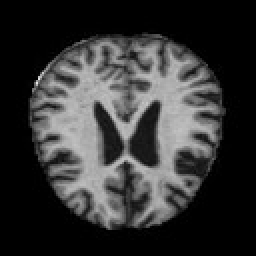
#> input picture Data/alzheimer/mild_137.jpg, 128 x 128 px, found by its file name (shown 2 times larger); its folder holds only this picture in this run
$ jupyter execute --allow-errors Feature_Extraction_test.ipynb   (older library calls are emulated)
#> lines starting #> are read from the running program, lines starting #| are printed output that depends on the picture; after the words box and inside, x2 and y2 are one past the last pixel; in counts of white or black regions, pixels touching at a corner belong together
#### **Setup and Imports**

[cell 1]
import os
import numpy as np
import pandas as pd
import matplotlib.pyplot as plt
from skimage import io, color, feature, filters, exposure, measure, img_as_ubyte
from skimage.feature import graycomatrix, graycoprops, local_binary_pattern
from skimage.transform import resize
import pywt
import cv2
from tqdm import tqdm
import warnings
warnings.filterwarnings('ignore')

#### **Data Loading**

[cell 2]
base_path = "E:/Rawan/Projects/Machine Learning/Project/Neurodegenerative-Diseases-Classifier/Data"
classes = ["alzheimer", "parkinson", "normal"]
class_paths = {cls: os.path.join(base_path, cls) for cls in classes}

# Function to load images
def load_image(image_path):
    # Load image
    img = io.imread(image_path)
#> img is the input picture: shape (128, 128); min 0, max 230, mean 52.2

    # Convert to grayscale if it's RGB
    if len(img.shape) > 2:
        img = color.rgb2gray(img)

    # Ensure the image is in the correct format for feature extraction
    img = img_as_ubyte(img)

    return img

#### **First-Order Statistical Features**

First-order statistical features capture the distribution of pixel intensities in the MRI image. These features are important because they can reveal overall brightness, contrast, and intensity variations that may indicate tissue abnormalities.

Key first-order features include:
- **Mean**: Average intensity, which can indicate overall brain density
- **Standard Deviation**: Variation in intensity, which can reflect tissue heterogeneity
- **Skewness**: Asymmetry of the intensity distribution
- **Kurtosis**: "Peakedness" of the intensity distribution
- **Entropy**: Measure of randomness or unpredictability in pixel values

These features are particularly useful for detecting general changes in brain tissue composition that occur in neurodegenerative diseases.

[cell 3]
def extract_first_order_features(image):
    """Extract first-order statistical features from an image."""
    # Flatten the image to get a 1D array of pixel values
    pixels = image.flatten()
#> pixels = 16384 values, max 230 at index 5266, min 0 at index 0, mean 52.15

    # Calculate basic statistics
    mean = np.mean(pixels)
#> mean = 52.15
    std = np.std(pixels)
#> std = 65.98

    # Calculate histogram
    hist, _ = np.histogram(pixels, bins=256, range=(0, 255))
#> hist = 256 values, max 7822 at index 0, min 0 at index 195, mean 64
    hist = hist / np.sum(hist)  # Normalize histogram
#> hist = 256 values, max 0.477 at index 0, min 0 at index 195, mean 0.00391

    # Calculate skewness
    skewness = np.sum(((pixels - mean) / std) ** 3) / len(pixels) if std > 0 else 0
#> skewness = 0.822

    # Calculate kurtosis
    kurtosis = np.sum(((pixels - mean) / std) ** 4) / len(pixels) if std > 0 else 0
#> kurtosis = 2.07

    # Calculate entropy
    entropy = -np.sum(hist * np.log2(hist + 1e-10))
#> entropy = 4.83

    # Calculate percentiles
    p10 = np.percentile(pixels, 10)
#> p10 = 0
    p25 = np.percentile(pixels, 25)
#> p25 = 0
    p75 = np.percentile(pixels, 75)
#> p75 = 108
    p90 = np.percentile(pixels, 90)
#> p90 = 168

    # Calculate range
    min_val = np.min(pixels)
#> min_val = 0
    max_val = np.max(pixels)
#> max_val = 230
    range_val = max_val - min_val
#> range_val = 230

    # Return as dictionary
    return {
        'mean': mean,
        'std': std,
        'skewness': skewness,
        'kurtosis': kurtosis,
        'entropy': entropy,
        'p10': p10,
        'p25': p25,
        'p75': p75,
        'p90': p90,
        'min': min_val,
        'max': max_val,
        'range': range_val
    }

#### **Gray Level Co-occurrence Matrix (GLCM) Features**

GLCM features are second-order statistical texture features that capture spatial relationships between pixels. These features are particularly valuable for neurodegenerative disease classification because they can detect subtle texture changes in brain tissue that may not be visible to the naked eye.

The GLCM computes how often pairs of pixels with specific values occur in a specific spatial relationship. From this matrix, we can derive several important properties:

- **Contrast**: Measures local variations in the GLCM
- **Correlation**: Measures joint probability occurrence of specified pixel pairs
- **Energy/ASM**: Provides the sum of squared elements in the GLCM
- **Homogeneity**: Measures the closeness of the distribution of elements in the GLCM to its diagonal

Research has shown that GLCM features can effectively differentiate between AD, PD, and normal brain tissues by capturing textural differences in regions like the hippocampus, thalamus, and cortical areas.

[cell 4]
def extract_glcm_features(image, distances=[1, 3], angles=[0, np.pi/4, np.pi/2, 3*np.pi/4]):
    """Extract GLCM texture features from an image."""
    # Make sure image is in uint8 format with values 0-255
    if image.dtype != np.uint8:
        image = img_as_ubyte(image)

    # Rescale to fewer gray levels (e.g., 0-15)
    bins = 16  # Using 16 gray levels
    max_val = np.max(image)
#> max_val = 230

    # Ensure max value is less than bins
    if max_val >= bins:
        # Rescale image to 0-15
        img_quantized = np.uint8(np.floor(image.astype(float) * (bins-1) / 255.0))
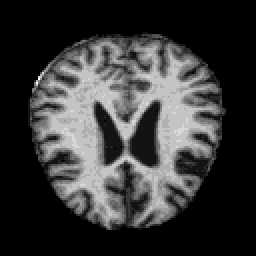
#> img_quantized: shape (128, 128) (shown 2 times larger); min 0, max 13, mean 2.84; drawn with min black and max white
    else:
        img_quantized = image

    # Calculate GLCM
    glcm = graycomatrix(img_quantized, distances=distances, angles=angles,
                        levels=bins, symmetric=True, normed=True)

    # Calculate GLCM properties
    contrast = graycoprops(glcm, 'contrast').mean()
#> contrast = 2.48
    dissimilarity = graycoprops(glcm, 'dissimilarity').mean()
#> dissimilarity = 0.761
    homogeneity = graycoprops(glcm, 'homogeneity').mean()
#> homogeneity = 0.756
    energy = graycoprops(glcm, 'energy').mean()
#> energy = 0.517
    correlation = graycoprops(glcm, 'correlation').mean()
#> correlation = 0.911
    ASM = graycoprops(glcm, 'ASM').mean()
#> ASM = 0.268

    # Return as dictionary
    return {
        'glcm_contrast': contrast,
        'glcm_dissimilarity': dissimilarity,
        'glcm_homogeneity': homogeneity,
        'glcm_energy': energy,
        'glcm_correlation': correlation,
        'glcm_ASM': ASM
    }

#### **Local Binary Pattern (LBP) Features**

Local Binary Pattern (LBP) is a powerful texture descriptor that characterizes the local structure of an image by comparing each pixel with its neighboring pixels. LBP is particularly useful for medical image analysis because:

1. It's computationally efficient
2. It's invariant to monotonic gray-level changes (which makes it robust to lighting variations)
3. It can capture micro-patterns in the image

For neurodegenerative disease classification, LBP can detect subtle texture changes in brain tissue that occur due to neurodegeneration. Studies have shown that LBP features can effectively differentiate between AD, PD, and normal brain tissues by capturing local texture patterns in regions like the hippocampus and cortical areas.

We'll extract LBP histograms from the images, which will serve as a compact representation of the texture patterns present in the brain MRI scans.

[cell 5]
def extract_lbp_features(image, P=8, R=1):
    """Extract Local Binary Pattern features from an image."""
#> called with P = 8, R = 1
    # Calculate LBP
    lbp = local_binary_pattern(image, P, R, method='uniform')
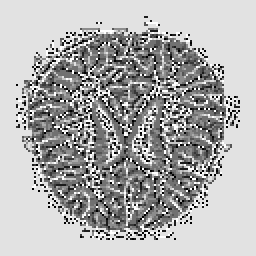
#> lbp: shape (128, 128) float64 (shown 2 times larger); min 0, max 9, mean 6.17; drawn with min black and max white

    # Calculate LBP histogram
    n_bins = P + 2  # For uniform LBP
    hist, _ = np.histogram(lbp.ravel(), bins=n_bins, range=(0, n_bins), density=True)
#> hist = [0.0298, 0.0381, 0.0312, 0.0677, 0.134, 0.0766, 0.0302, 0.0305, 0.504, 0.0579]

    # Create feature dictionary
    lbp_features = {}
    for i, h in enumerate(hist):
        lbp_features[f'lbp_bin_{i}'] = h
#> this loop made 10 passes
#> h on passes 1 to 10: 0.0298, 0.0381, 0.0312, 0.0677, 0.134, 0.0766, 0.0302, 0.0305, 0.504, 0.0579
#> after the loop, lbp_features = 10 items

    return lbp_features

#### **Wavelet Features**

Wavelet transform is a powerful technique for analyzing images at multiple scales and orientations. By decomposing an image into different frequency components, wavelets can capture both global and local texture information.

For neurodegenerative disease classification, wavelet features are particularly valuable because:

1. They can detect subtle changes in brain tissue texture at different scales
2. They can capture directional information (horizontal, vertical, and diagonal details)
3. They provide a compact representation of the image's texture

Research has shown that wavelet features can effectively differentiate between AD, PD, and normal brain tissues by capturing multi-scale texture information in regions like the hippocampus, cortical areas, and subcortical structures.

We'll use the Discrete Wavelet Transform (DWT) to decompose the image into approximation, horizontal, vertical, and diagonal coefficients, and then extract statistical features from these coefficients.

[cell 6]
def extract_wavelet_features(image):
    """Extract wavelet features from an image."""
    # Apply wavelet transform
    coeffs = pywt.dwt2(image, 'db1')
    LL, (LH, HL, HH) = coeffs
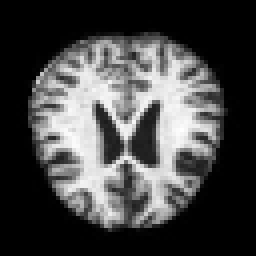
#> LL: shape (64, 64) float64 (shown 4 times larger); min 0, max 380.5, mean 104.3; drawn with min black and max white
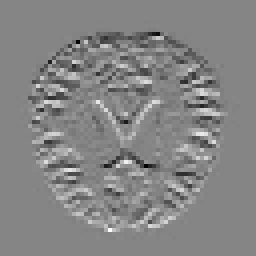
#> LH: shape (64, 64) float64 (shown 4 times larger); min -89.5, max 82, mean -0.1; drawn with min black and max white
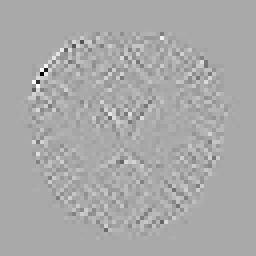
#> HH: shape (64, 64) float64 (shown 4 times larger); min -69.5, max 35, mean 0; drawn with min black and max white

    # Extract statistical features from each sub-band
    wavelet_features = {}

    for name, coeff in zip(['LL', 'LH', 'HL', 'HH'], [LL, LH, HL, HH]):
        # Calculate basic statistics
        mean = np.mean(coeff)
        std = np.std(coeff)
        energy = np.sum(coeff**2) / coeff.size
        entropy = -np.sum((coeff**2) * np.log2(coeff**2 + 1e-10)) / coeff.size

        wavelet_features[f'wavelet_{name}_mean'] = mean
        wavelet_features[f'wavelet_{name}_std'] = std
        wavelet_features[f'wavelet_{name}_energy'] = energy
        wavelet_features[f'wavelet_{name}_entropy'] = entropy
#> this loop made 4 passes
#> (name, mean, std, energy, entropy) on passes 1 to 4: ('LL', 104.3, 130.3, 27861.9, -454217.7), ('LH', -0.051, 14.49, 210.1, -2149.9), ('HL', 0.00195, 13.99, 195.8, -2036.8), ('HH', 0.012, 5.2, 27.02, -207.5)
#> after the loop, wavelet_features = 16 items

    return wavelet_features

#### **Edge and Gradient Features**

Edge and gradient features capture important structural information in brain MRI scans by highlighting boundaries between different tissue types and anatomical structures. These features are valuable for neurodegenerative disease classification because:

1. They can detect changes in brain structure boundaries that occur due to atrophy
2. They can highlight subtle changes in tissue interfaces that may not be visible in the original image
3. They provide information about the direction and magnitude of intensity changes

For diseases like Alzheimer's and Parkinson's, changes in brain structure boundaries (such as ventricle enlargement or cortical thinning) are important diagnostic indicators. Edge and gradient features can help quantify these changes.

We'll extract features like gradient magnitude statistics, Canny edge statistics, and Sobel filter responses to capture this structural information.

[cell 7]
def extract_edge_gradient_features(image):
    """Extract edge and gradient features from an image."""
    # Calculate gradient using Sobel operator
    sobelx = cv2.Sobel(image, cv2.CV_64F, 1, 0, ksize=3)
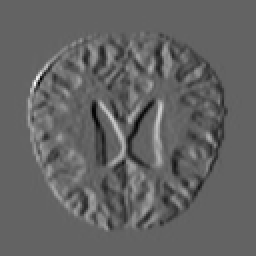
#> sobelx: shape (128, 128) float64 (shown 2 times larger); min -498, max 777, mean 0; drawn with min black and max white
    sobely = cv2.Sobel(image, cv2.CV_64F, 0, 1, ksize=3)
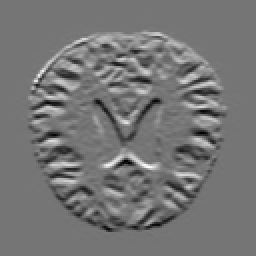
#> sobely: shape (128, 128) float64 (shown 2 times larger); min -476, max 553, mean 0; drawn with min black and max white

    # Calculate gradient magnitude and direction
    magnitude = np.sqrt(sobelx**2 + sobely**2)
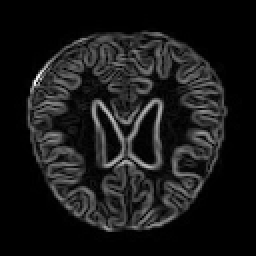
#> magnitude: shape (128, 128) float64 (shown 2 times larger); min 0, max 792.7, mean 77; drawn with min black and max white
    direction = np.arctan2(sobely, sobelx)
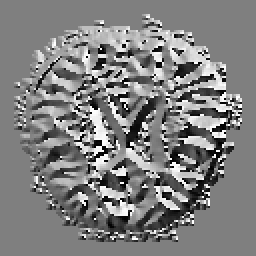
#> direction: shape (128, 128) float64 (shown 2 times larger); min -3.14, max 3.14, mean 0.0198; drawn with min black and max white

    # Calculate Canny edges
    edges = feature.canny(image, sigma=1)
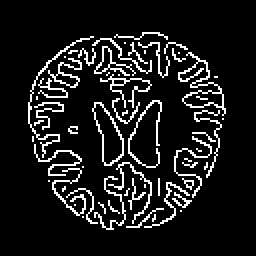
#> edges: shape (128, 128) bool (shown 2 times larger); 10.5% white in thin lines or dots, all inside (x1, y1, x2, y2) = (14, 16, 113, 115)

    # Extract features
    features = {
        'gradient_mean': np.mean(magnitude),
        'gradient_std': np.std(magnitude),
        'gradient_energy': np.sum(magnitude**2) / magnitude.size,
        'gradient_entropy': -np.sum((magnitude**2) * np.log2(magnitude**2 + 1e-10)) / magnitude.size,
        'direction_mean': np.mean(direction),
        'direction_std': np.std(direction),
        'edge_density': np.sum(edges) / edges.size
    }
#> features = {'gradient_mean': 77.03, 'gradient_std': 110.3, 'gradient_energy': 18107.6, 'gradient_entropy': -292078.6, 'direction_mean': 0.0198, 'direction_std': 1.4, 'edge_density': 0.105}

    return features

#### **Gray Level Run Length Matrix (GLRLM) Features**

Gray Level Run Length Matrix (GLRLM) is a texture analysis method that examines runs of pixels with the same gray level value in a specific direction. A run is defined as a set of consecutive pixels with the same gray level in a specific direction.

GLRLM features are valuable for neurodegenerative disease classification because:

1. They can capture patterns of homogeneous regions in the brain
2. They provide information about the coarseness or fineness of texture
3. They can detect subtle changes in tissue texture that occur due to neurodegeneration

Studies have shown that GLRLM features can effectively differentiate between AD, PD, and normal brain tissues by capturing run-length based texture patterns in regions like the hippocampus, thalamus, and cortical areas.

We'll extract features like Short Run Emphasis (SRE), Long Run Emphasis (LRE), and Run Length Non-uniformity (RLN) to capture this texture information.

[cell 8]
def extract_glrlm_features(image):
    """Extract Gray Level Run Length Matrix features from an image without using mahotas."""
    # Quantize the image to fewer gray levels
    bins = 16
    img_quantized = np.digitize(image, np.linspace(0, 255, bins+1)) - 1

    # Define directions for run length calculation
    directions = [(1, 0),   # horizontal
                  (0, 1),   # vertical
                  (1, 1),   # diagonal
                  (1, -1)]  # anti-diagonal

    features = {}

    # Calculate run length features for each direction
    for idx, (dx, dy) in enumerate(directions):
        # Initialize counters
        short_runs = 0
        long_runs = 0
        total_runs = 0
        run_lengths = []

        # Process the image
        rows, cols = img_quantized.shape
        for i in range(rows):
            for j in range(cols):
                # Skip if we've already processed this pixel as part of a run
                if img_quantized[i, j] == -1:
                    continue

                # Start a new run
                run_val = img_quantized[i, j]
                run_length = 0

                # Follow the run in the current direction
                x, y = j, i
                while (0 <= x < cols and 0 <= y < rows and
                       img_quantized[y, x] == run_val):
                    # Mark as processed
                    img_quantized[y, x] = -1
                    run_length += 1

                    # Move to next pixel in direction
                    x += dx
                    y += dy

                # Record the run
                if run_length > 0:
                    run_lengths.append(run_length)
                    total_runs += 1

                    # Classify as short or long run
                    if run_length <= 2:
                        short_runs += 1
                    if run_length >= 4:
                        long_runs += 1

        # Calculate features
        if total_runs > 0:
            # Short Run Emphasis (SRE)
            features[f'glrlm_sre_dir{idx}'] = short_runs / total_runs

            # Long Run Emphasis (LRE)
            features[f'glrlm_lre_dir{idx}'] = long_runs / total_runs

            # Run Length Non-uniformity (RLN)
            if len(run_lengths) > 0:
                features[f'glrlm_rln_dir{idx}'] = np.std(run_lengths) / np.mean(run_lengths) if np.mean(run_lengths) > 0 else 0
            else:
                features[f'glrlm_rln_dir{idx}'] = 0
        else:
            features[f'glrlm_sre_dir{idx}'] = 0
            features[f'glrlm_lre_dir{idx}'] = 0
            features[f'glrlm_rln_dir{idx}'] = 0
#> img_quantized: shape (128, 128) int64; every value is -1
#> after the loop, features = 12 items

    # Calculate average features across all directions
    features['glrlm_sre'] = np.mean([features[f'glrlm_sre_dir{i}'] for i in range(4)])
    features['glrlm_lre'] = np.mean([features[f'glrlm_lre_dir{i}'] for i in range(4)])
    features['glrlm_rln'] = np.mean([features[f'glrlm_rln_dir{i}'] for i in range(4)])

    # Remove direction-specific features to keep the feature set smaller
    for i in range(4):
        del features[f'glrlm_sre_dir{i}']
        del features[f'glrlm_lre_dir{i}']
        del features[f'glrlm_rln_dir{i}']

    return features

#### **Feature Extraction Pipeline**

Now we'll combine all the feature extraction methods into a single pipeline. This pipeline will:

1. Load each image from the dataset
2. Extract all the features we've defined
3. Combine them into a single feature vector
4. Save the results to a CSV file for further analysis

[cell 9]
def extract_all_features(image):
    """Extract all features from an image."""
    # Extract all features
    features = {}

    # First-order statistical features
    features.update(extract_first_order_features(image))

    # GLCM features
    features.update(extract_glcm_features(image))

    # LBP features
    features.update(extract_lbp_features(image))

    # Wavelet features
    features.update(extract_wavelet_features(image))

    # Edge and gradient features
    features.update(extract_edge_gradient_features(image))

    # GLRLM features
    features.update(extract_glrlm_features(image))

    return features

def process_dataset():
    """Process all images in the dataset and extract features."""
    # Create a list to store results
    results = []

    # Process each class
    for cls in classes:
        class_path = class_paths[cls]
        print(f"Processing {cls} images...")

        # Get all image files in the class folder
        image_files = [f for f in os.listdir(class_path) if f.endswith(('.png', '.jpg', '.jpeg'))]

        # Process each image
        for img_file in tqdm(image_files):
            img_path = os.path.join(class_path, img_file)

            try:
                # Load image
                image = load_image(img_path)

                # Extract features
                features = extract_all_features(image)
#> features = 54 items

                # Add class label and image filename
                features['class'] = cls
                features['filename'] = img_file

                # Add to results
                results.append(features)

            except Exception as e:
                print(f"Error processing {img_path}: {e}")

    # Convert to DataFrame
    df = pd.DataFrame(results)

    # Save to CSV
    df.to_csv('brain_mri_features.csv', index=False)
    print(f"Features extracted and saved to brain_mri_features.csv")

    return df
